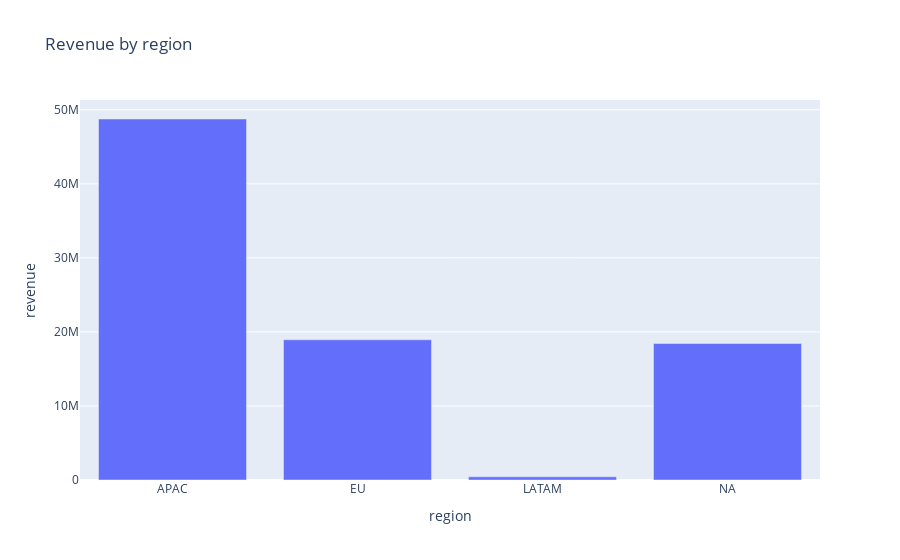

Source (notebook cell):
### Code cell
fig_region = px.bar(df_region, x='region', y='revenue', title='Revenue by region')
fig_region.show()

### Figure 1 — Plotly figure (JSON) as saved in the notebook; plotly's stock layout.template omitted (floating-point values rounded to 4 significant figures)
{"data": [{"alignmentgroup": "True", "hovertemplate": "region=%{x}<br>revenue=%{y}<extra></extra>", "legendgroup": "", "marker": {"color": "#636efa", "pattern": {"shape": ""}}, "name": "", "offsetgroup": "", "orientation": "v", "showlegend": false, "textposition": "auto", "type": "bar", "x": ["APAC", "EU", "LATAM", "NA"], "xaxis": "x", "y": [48760000.0, 18940000.0, 426900.0, 18430000.0], "yaxis": "y"}], "layout": {"barmode": "relative", "legend": {"tracegroupgap": 0}, "title": {"text": "Revenue by region"}, "xaxis": {"anchor": "y", "domain": [0, 1], "title": {"text": "region"}}, "yaxis": {"anchor": "x", "domain": [0, 1], "title": {"text": "revenue"}}}}
